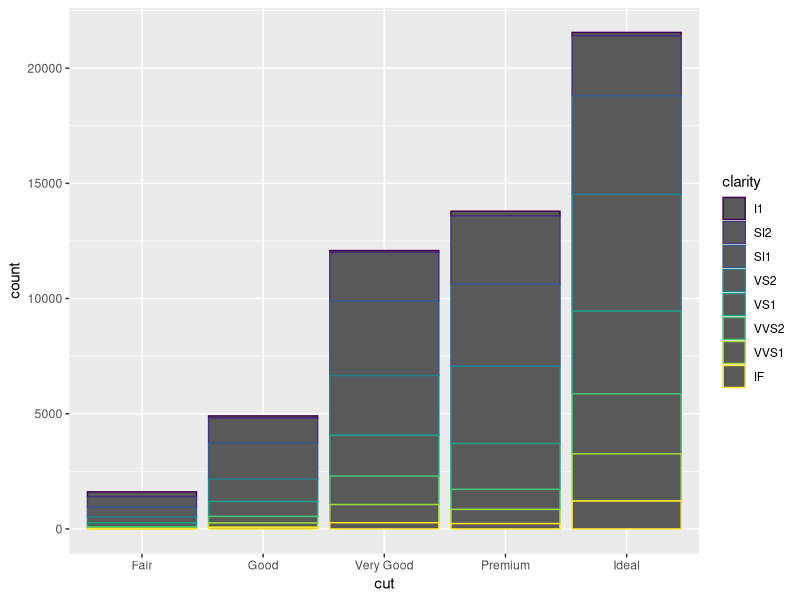

Write the R code that produced this figure.
packageVersion("tidyverse")
library("tidyverse")
ggplot(data = diamonds) +
	geom_bar(mapping = aes(x= cut, color = clarity))